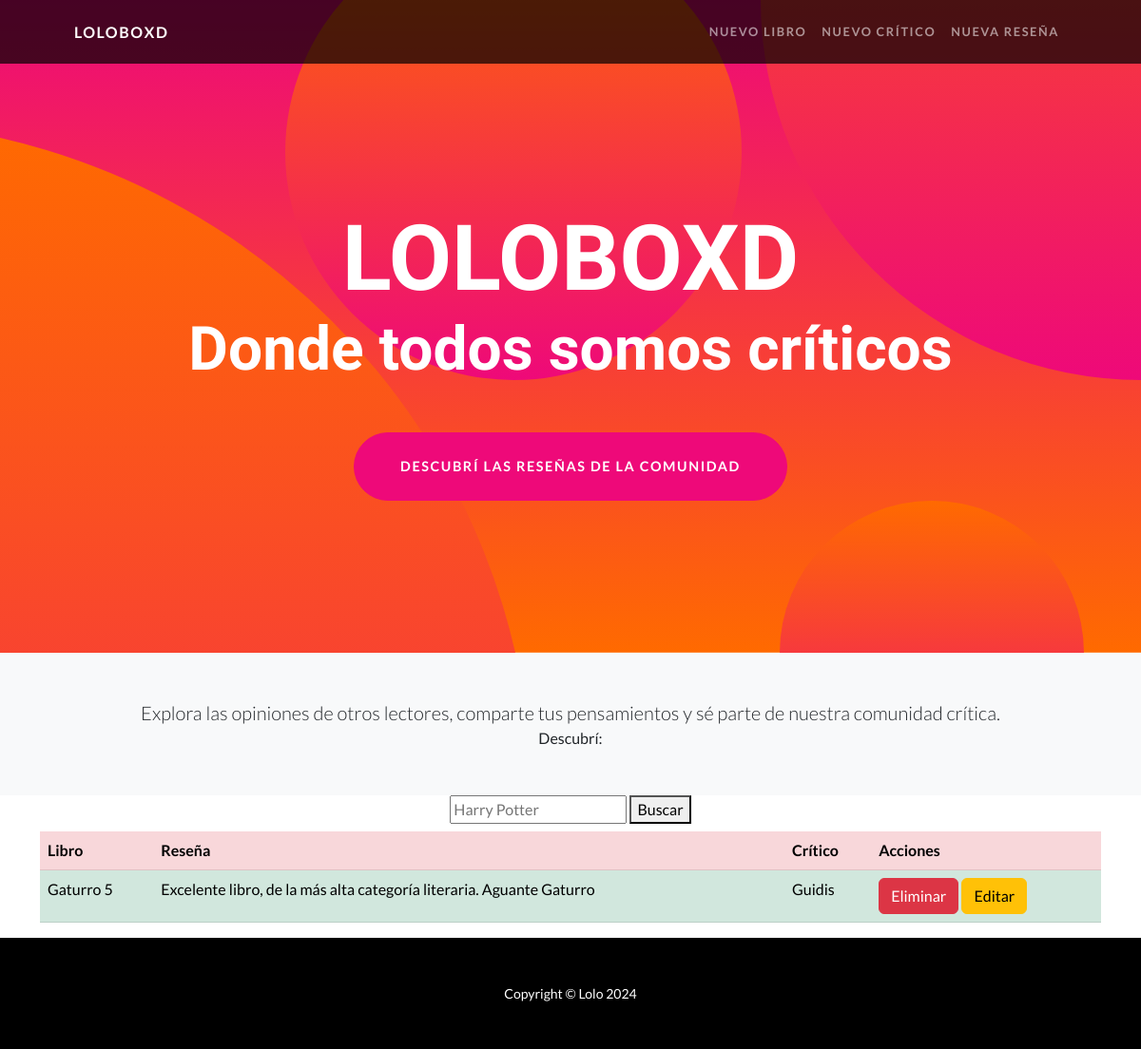
Page /aplicacion/inicio/ on the earlier database version.
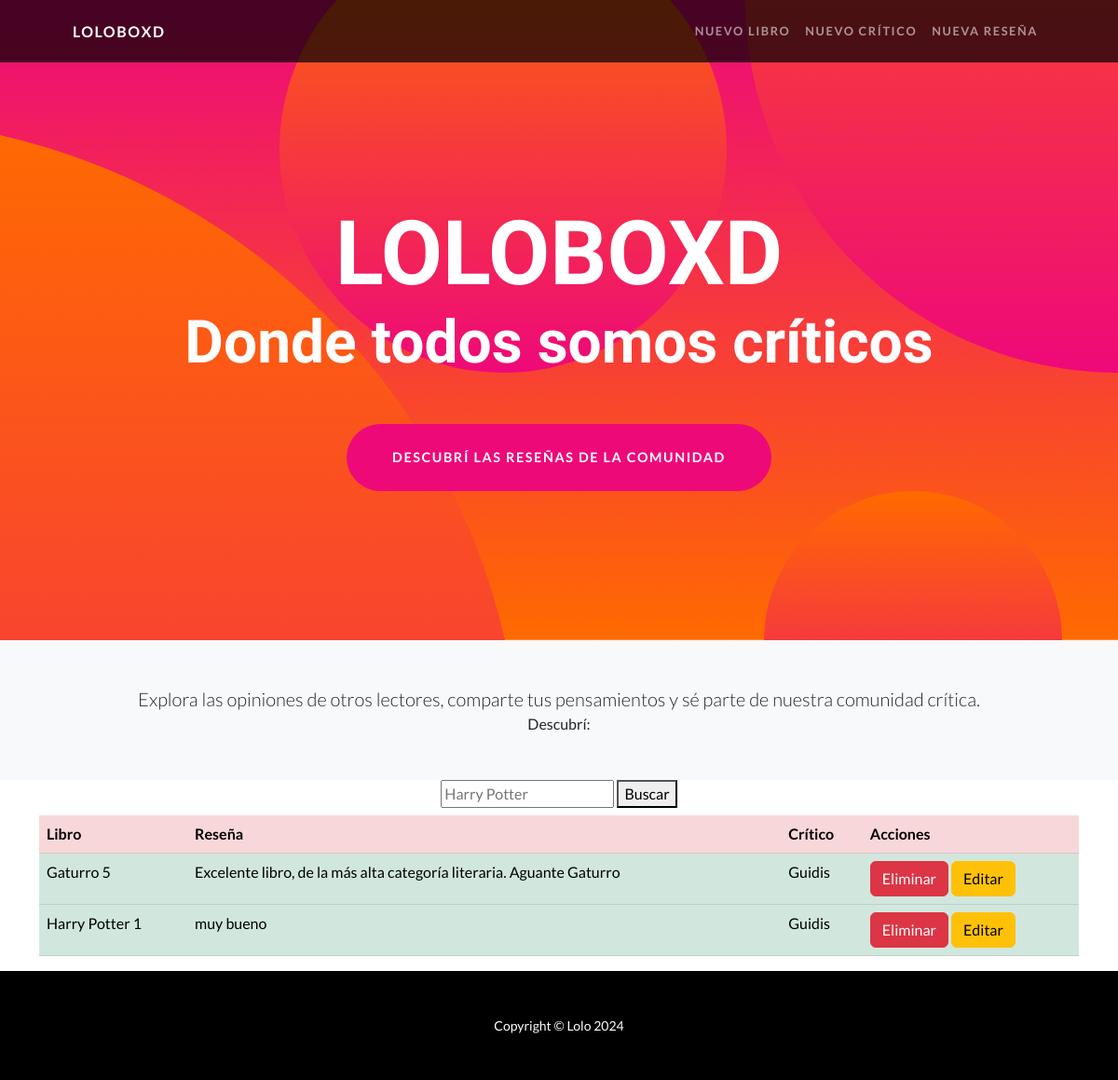
Same page on the later database version.
### app_coder/models.py (models this page shows, shortened)
class Reseña(models.Model):
    texto = models.TextField()
    libro = models.ForeignKey(Libro, on_delete=models.CASCADE, related_name="reseñas")
    critico = models.ForeignKey(Critico, on_delete=models.CASCADE, related_name="reseñas")

class Libro(models.Model):
    titulo = models.CharField(max_length=100, unique=False)
    año = models.PositiveIntegerField()
    autor = models.CharField(max_length=100, unique=False)

class Critico(models.Model):
    nombre = models.CharField(max_length=100, unique=True)
    email = models.EmailField(blank=False)

### app_coder/views.py (the view)
def inicio(request):
    query = request.GET.get('q')
    if query:
        reseñas = Reseña.objects.filter(libro__titulo__icontains=query)
    else:
        reseñas = Reseña.objects.all()
    context = {
        "reseñas": reseñas,
        "query": query,
        "no_results": not reseñas.exists() if query else False
    }
    return render(request, "app_coder/inicio.html", context)

### app_coder/templates/app_coder/inicio.html (shortened to what this page needs)
{% extends "app_coder/base.html" %}
{% load static %}
{% block contenido %}
<header class="masthead text-center text-white">
    <div class="masthead-content">
        <div class="container px-5">
            <h1 class="masthead-heading mb-0">LOLOBOXD</h1>
            <h2 class="masthead-subheading mb-0">Donde todos somos críticos</h2>
            <a class="btn btn-primary btn-xl rounded-pill mt-5" href="#scroll">Descubrí las reseñas de la comunidad</a>
        </div>
    </div>
    <div class="bg-circle-1 bg-circle"></div>
    <div class="bg-circle-2 bg-circle"></div>
    <div class="bg-circle-3 bg-circle"></div>
    <div class="bg-circle-4 bg-circle"></div>
</header>
<div class="py-5 bg-light text-center">
    <div class="container px-5">
        <p class="lead mb-0">
            Explora las opiniones de otros lectores, comparte tus pensamientos y sé parte de nuestra comunidad crítica.
        </p>
        Descubrí:
    </div>
</div>
<div class="d-flex flex-column align-items-center mb-2">
    <form action="" method="GET">
        <input type="text" name="q" placeholder="Harry Potter" required>
        <button type="submit">Buscar</button>
    </form>
</div>
{% if reseñas %}
    <div class="container">
        <table class="table">
            <thead>
                <tr class="table-danger">
                <th scope="col">Libro</th>
                <th scope="col">Reseña</th>
                <th scope="col">Crítico</th>
                <th scope="col">Acciones</th>
                </tr>
            </thead>
            <tbody>
                {% for reseña in reseñas %}
                <tr class="table-success">
                <td>{{reseña.libro.titulo}}</td>
                <td>{{reseña.texto}}</td>
                <td>{{reseña.critico.nombre}}</td>
                <td>
                <a class = "btn btn-danger" href = "{% url 'eliminar_reseña' reseña.pk %}"> Eliminar </a>
                <a class = "btn btn-warning" href = "{% url 'editar_reseña' reseña.pk %}"> Editar </a>
                </td>
                {% endfor %}
            </tr>
            </tbody>
        </table>
    </div>
{% else %}
    <p class="text-center fs-4 text-danger">No se encontraron reseñas que coincidan con "{{ query }}"</p>
{% endif %}
{% endblock %}

Differences in the rows shown:
added Reseña: libro.titulo "Harry Potter 1", texto "muy bueno", critico.nombre "Guidis"
